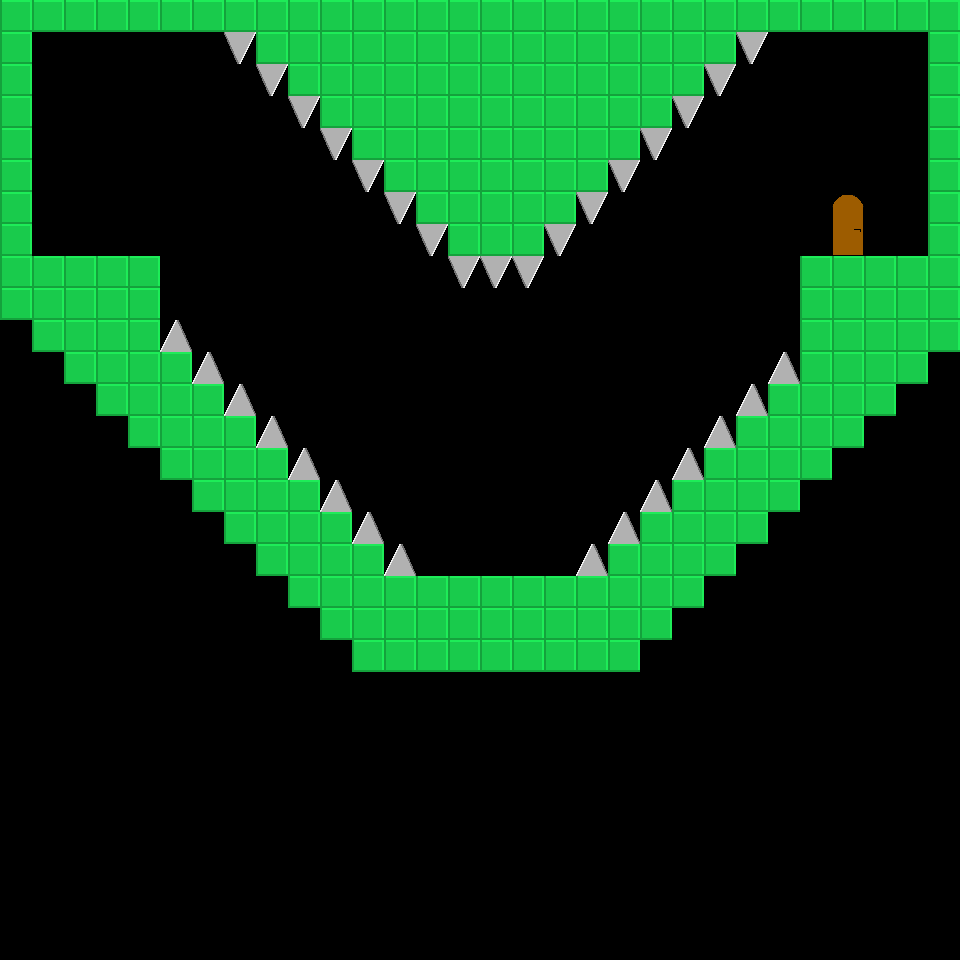

The image is a tile-based game level rendered from a .tmx file. Its description and source (layers, tilesets, objects; grid data summarised) follow:
An orthogonal 30x30 tile map with 32x32 px tiles, 1 tile layer (Tile Layer 1), 3 tilesets.

<map version="1.0" orientation="orthogonal" renderorder="left-down" width="30" height="30" tilewidth="32" tileheight="32" nextobjectid="1">
 <properties>
  <property name="playerstart" value="3,5" />
  <property name="scrollable" value="1" />
  <property name="starttext" value="&quot;Im Batman!&quot;" />
  <property name="togglegravity" value="1" />
 </properties>
 <tileset firstgid="1" name="map" tilewidth="32" tileheight="32">
  <image source="../../assets/img/steelblock.png" width="32" height="32" />
  <tile id="0">
   <properties>
    <property name="playerstart" value="4,22" />
   </properties>
  </tile>
 </tileset>
 <tileset firstgid="2" name="spikes" tilewidth="32" tileheight="32">
  <image source="../../assets/img/spikes.png" width="128" height="32" />
  <tile id="0">
   <properties>
    <property name="playerstart" value="4,10" />
   </properties>
  </tile>
 </tileset>
 <tileset firstgid="6" name="Door" tilewidth="32" tileheight="32">
  <image source="../../assets/img/door.png" width="64" height="32" />
 </tileset>
 <layer name="Tile Layer 1" width="30" height="30">
  <data>[900 cells, 259 non-empty, 5 distinct tile ids]</data>
 </layer>
</map>